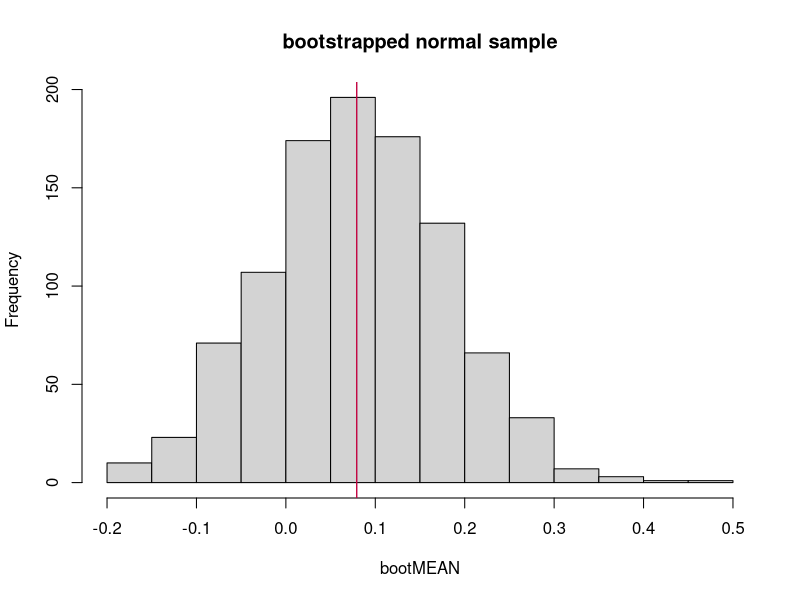
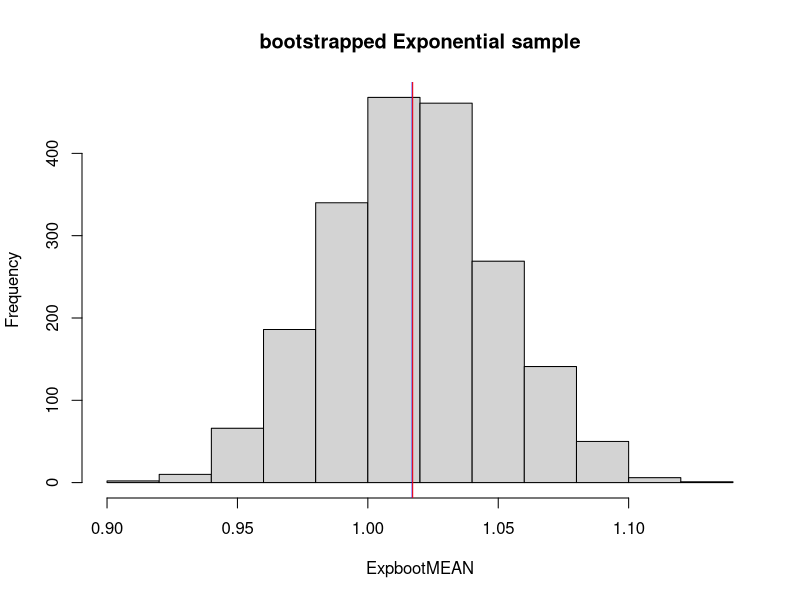

The R script that drew these images, in order:
## ---- chunk 1
knitr::opts_chunk$set(echo = TRUE)
## ---- chunk 2
## fNDist WILL RETURN BOOTSTRAP SAMPLES USING NORMAL DISTRIBUTION
fNDist<-function(N, repeatz){
  
        smple <- rnorm(N, mean=0, sd=1)
        smpleSD<-sd(smple)
        smpleMEAN<-mean(smple)

        bmeans<-numeric(repeatz)
        
        for (i in 1:repeatz){
          bsmple<-sample(smple,length(smple),replace = TRUE)
          bmeans[i]<-mean(bsmple)
        }
  
  return (c(smpleMEAN,bmeans))
}

## COLLECT NORMAL DISTRIBUTION
NormDist<-fNDist(100,1000)
sampleMEAN<-NormDist[1]
bootMEAN<-NormDist[-1]
summary(bootMEAN)

## fEDist WILL RETURN BOOTSTRAP SAMPLES USING EXPONENTIAL  DISTRIBUTION
fEDist<-function(N, repeatz){
  
        Esmple <- rexp(N)
        EmpleSD<-sd(Esmple)
        EsmpleMEAN<-mean(Esmple)

        Ebmeans<-numeric(repeatz)
        
        for (i in 1:repeatz){
          Ebsmple<-sample(Esmple,length(Esmple),replace = TRUE)
          Ebmeans[i]<-mean(Ebsmple)
        }
  
  return (c(EsmpleMEAN,Ebmeans))
}

## COLLECT EXPONENTIAL DISTRIBUTION
ExpDist<-fEDist(1000,2000)
ExpsampleMEAN<-ExpDist[1]
ExpbootMEAN<-ExpDist[-1]
summary(ExpbootMEAN)

## ---- chunk 3
hist(bootMEAN,main = "bootstrapped normal sample")
abline(v=sampleMEAN, col="blue")
abline(v=mean(bootMEAN), col="red")


hist(ExpbootMEAN,main = "bootstrapped Exponential sample")
abline(v=ExpsampleMEAN, col="blue")
abline(v=mean(ExpbootMEAN), col="red")


